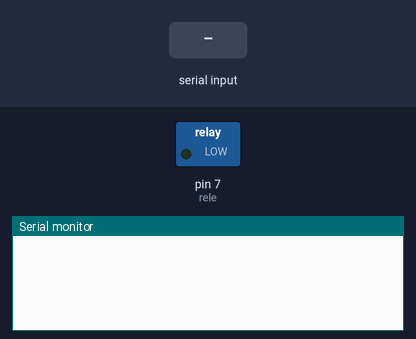
Bench run of a sketch on a simulated Arduino Uno, built with avr-gcc and run on an emulated ATmega328P. Parts: switched loads named in the sketch (green lamp = pin HIGH), the last lines printed to the serial monitor. The inputs (shaded band) are chosen by the test bench.

Above: at 1.2 s.
1.3 s: "l" received over Serial
At 2.6 s:
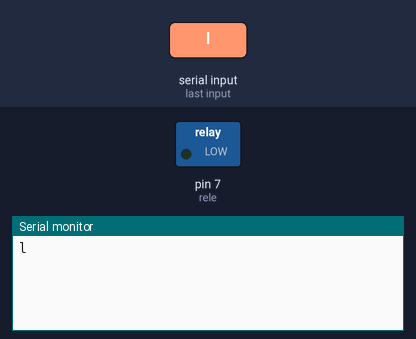
2.9 s: "1" received over Serial
At 3.9 s:
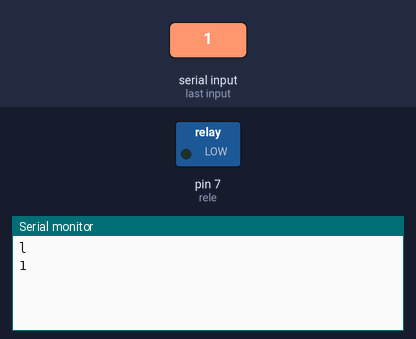

The sketch:

communicationArduino.ino
```cpp
float f;
char compSignal;
int rele = 7;

void setup() {
  Serial.begin(9600);
  pinMode(rele, OUTPUT);
}

void loop() {
  compSignal = recvInfo();
  if(compSignal == 'l') {
    digitalWrite(rele, LOW);
  }
  else if(compSignal == 'l') {
    digitalWrite(rele,HIGH);
  }

  delay(100);
}

char recvInfo() {
  char received;
  if (Serial.available() > 0) {
    received = Serial.read();
    Serial.println(received);
  }
  return received;
}
```

Measured:
- after the input at 1.3 s, the serial monitor: prints a new line after 0.10 s (image 1)
- after the input at 2.9 s, the serial monitor: prints a new line after 0.10 s (image 2)
